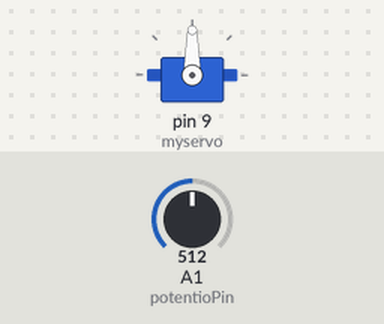
Simulated run of this sketch. Board: Arduino Uno, built with avr-gcc and run on an emulated ATmega328P. Shown: servo. The inputs (shaded band) are chosen by the test bench; at power-on: A1 (potentioPin) = 512.

Above: at 1.2 s.
1.3 s: A1 (potentioPin) set to 716
At 2.3 s:
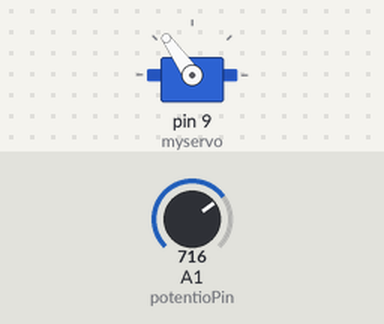
2.8 s: A1 (potentioPin) set to 900
At 3.1 s:
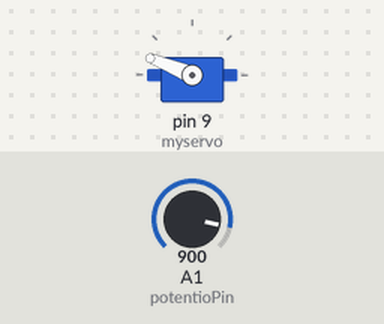
4.3 s: A1 (potentioPin) set to 1023
At 5.5 s:
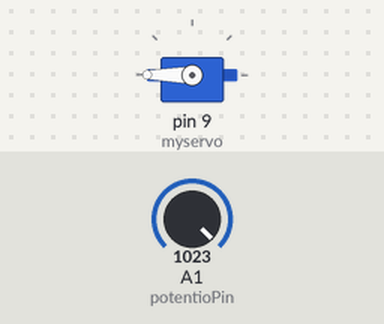
5.8 s: A1 (potentioPin) set to 306
At 6.6 s:
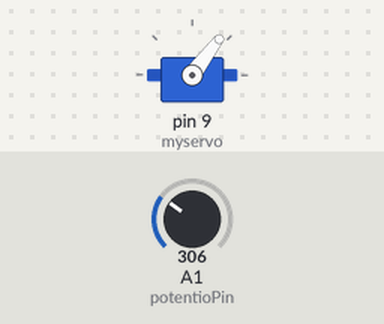
7.3 s: A1 (potentioPin) set to 122
At 8.0 s:
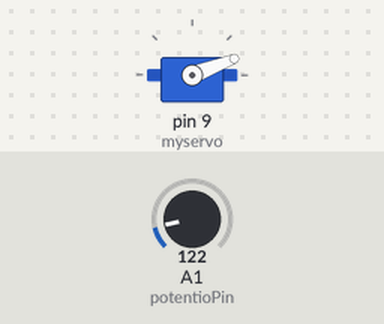
Timing chart, 0 to 9.8 s (numbered marks = the images above; inputs shaded):
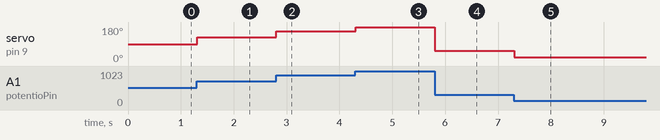

Measured:
- after the input at 1.3 s, servo on pin 9 (myservo): 90° → 125° at once
- after the input at 2.8 s, servo on pin 9 (myservo): 125° → 158° at once
- after the input at 4.3 s, servo on pin 9 (myservo): 158° → 180° at once
- after the input at 5.8 s, servo on pin 9 (myservo): 180° → 53° at once
- after the input at 7.3 s, servo on pin 9 (myservo): 53° → 21° at once

The sketch:

TestServo.ino
```cpp
#include <Servo.h>
Servo myservo;

int potentioPin = A1;
int val;
void setup() {
  // put your setup code here, to run once:
  myservo.attach(9);
}

void loop() {
  // put your main code here, to run repeatedly:
  val = analogRead(potentioPin);
  val = map(val, 0, 1023, 0, 180);
  myservo.write(val);
  delay(15);
}
```
